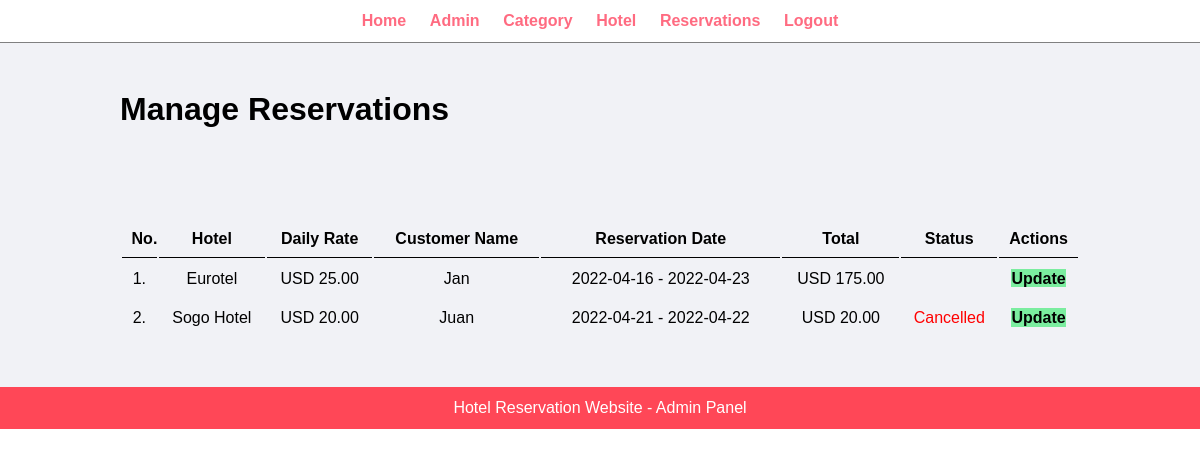
/admin/manage-reservation.php (signed in), run on the app's committed database.
### tables this page shows
CREATE TABLE `tbl_reservation` (
  `id` int(10) UNSIGNED NOT NULL,
  `hotel` varchar(150) NOT NULL,
  `price` decimal(10,2) NOT NULL,
  `total` decimal(10,2) NOT NULL,
  `reservation_date` datetime NOT NULL,
  `status` varchar(50) NOT NULL,
  `customer_name` varchar(150) NOT NULL,
  `customer_contact` varchar(20) NOT NULL,
  `customer_email` varchar(150) NOT NULL,
  `customer_address` varchar(255) NOT NULL,
  `start_date` varchar(50) NOT NULL,
  `end_date` varchar(50) NOT NULL
);

### admin/manage-reservation.php (the view, shortened to what this page needs)
<?php include('partials/menu.php'); ?>
<div class="main-content">
    <div class="wrapper">
        <h1>Manage Reservations</h1>
                <br /><br /><br />
                <br><br>
                <table class="tbl-full">
                    <tr>
                        <th><center>No.<center></th>
                        <th><center>Hotel<center></th>
                        <th><center>Daily Rate<center></th>
                        <th><center>Customer Name<center></th>
                        <th><center>Reservation Date<center></th>
                        <th><center>Total<center></th>
                        <th><center>Status<center></th>
                        <th><center>Actions<center></th>
                    </tr>
                    <?php
                        $sql = "SELECT * FROM tbl_reservation ORDER BY id DESC";
                        $res = mysqli_query($conn, $sql);
                        $count = mysqli_num_rows($res);
                        $sn = 1;
                        if($count>0)
                        {
                            while($row=mysqli_fetch_assoc($res))
                            {
                                $id = $row['id'];
                                $hotel = $row['hotel'];
                                $price = $row['price'];
                                $total = $row['total'];
                                $status = $row['status'];
                                $customer_name = $row['customer_name'];
                                $start_date = $row['start_date'];
                                $end_date = $row['end_date'];
                                ?>
                                    <tr>
                                        <td><center><?php echo $sn++; ?>. <center></td>
                                        <td><center><?php echo $hotel; ?><center></td>
                                        <td><center>USD <?php echo $price; ?><center></td>
                                        <td><center><?php echo $customer_name; ?><center></td>
                                        <td><center><?php echo $start_date." - ".$end_date; ?><center></td>
                                        <td><center>USD <?php echo $total; ?><center></td>
                                        <td><center>
                                            <?php
                                                if($status=="Booked")
                                                {
                                                    echo "<label>$status</label>";
                                                }
                                                elseif($status=="Cancelled")
                                                {
                                                    echo "<label style='color: red;'>$status</label>";
                                                }
                                            ?>
                                        <center></td>
                                        <td><center>
                                            <a href="<?php echo SITEURL; ?>admin/update-reservation.php?id=<?php echo $id; ?>" class="btn-secondary">Update</a>
                                        <center></td>
                                    </tr>
                                <?php
                            }
                        }
                        else
                        {
                            echo "<tr><td colspan='12' class='error'>No Reservations Available</td></tr>";
                        }
                    ?>
                </table>
    </div>
</div>
<?php include('partials/footer.php'); ?>

### css/admin.css (style rules this page uses)
* { margin: 0; padding: 0; font-family: Arial, Helvetica, sans-serif; }
.wrapper { padding: 1%; width: 80%; margin: 0 auto; }
.tbl-full { width: 100%; }
table tr th { border-bottom: 1px solid black; padding: 1%; text-align: left; }
table tr td { padding: 1%; }
.btn-secondary { background-color: #7bed9f; padding: 1%; color: black; text-decoration: none; font-weight: bold; }
.main-content { background-color: #f1f2f6; padding: 3% 0; }

### data on the page
tbl_reservation: hotel "Eurotel", price "25.00", customer_name "Jan", start_date "2022-04-16", end_date "2022-04-23", total "175.00"
tbl_reservation: hotel "Sogo Hotel", price "20.00", customer_name "Juan", start_date "2022-04-21", end_date "2022-04-22", total "20.00", status "Cancelled"
